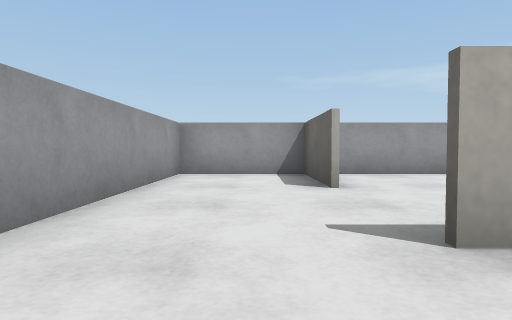
View 1 (above)

17 first-person views from a walk through a Webots world. The camera is 0.05 m above the floor, tilts 2° down and sees 75° across. The floor is counted in squares, 0.1 m on a side. Each view is taken from the middle of a square. On the plan, view 1 faces up. The plan holds only what a view shows up to about 9 squares ahead; the rest is blank. Robots are left out. Simple shapes and patterns stand in for the simulator's stock objects.

View 2
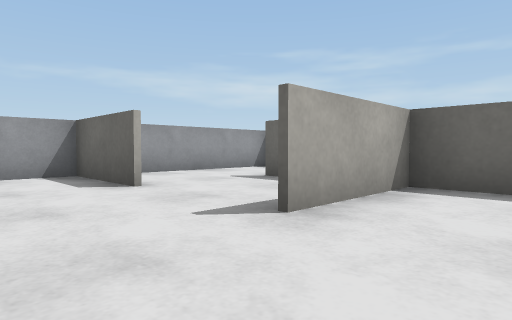

View 3
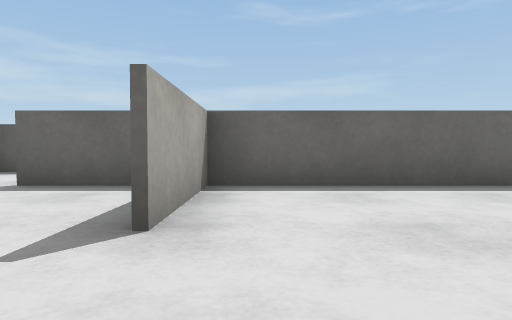

View 4
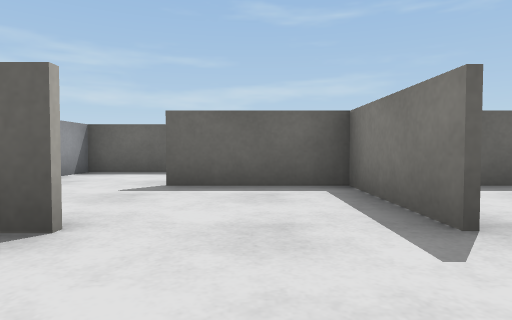

View 5
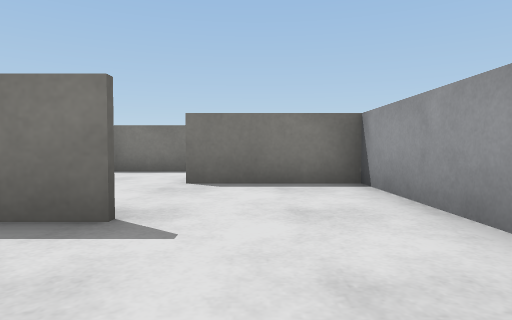

View 6
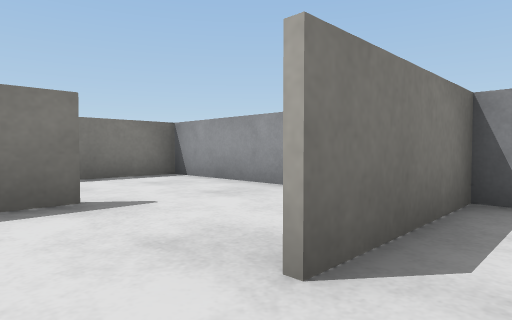

View 7
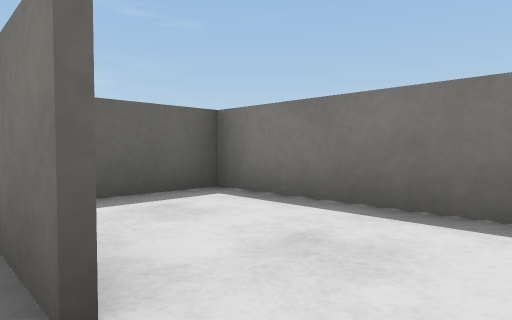

View 8
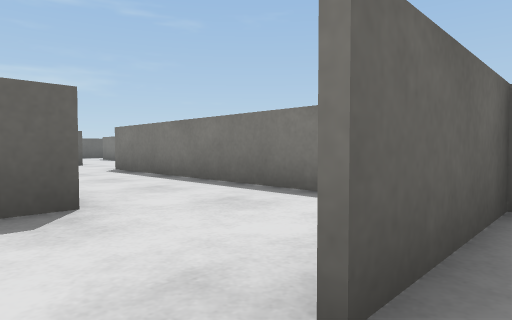

View 9
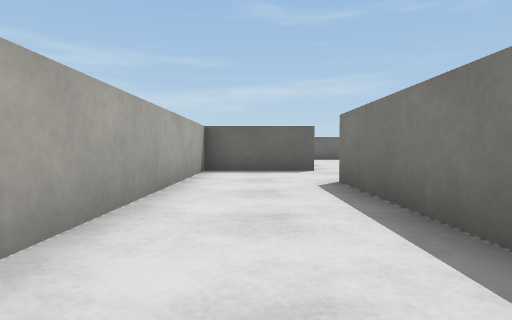

View 10
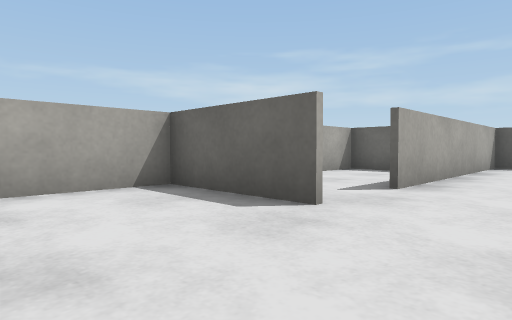

View 11
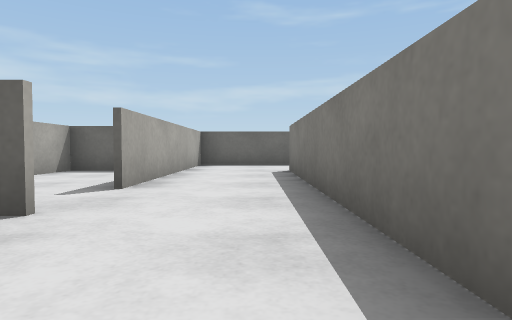

View 12
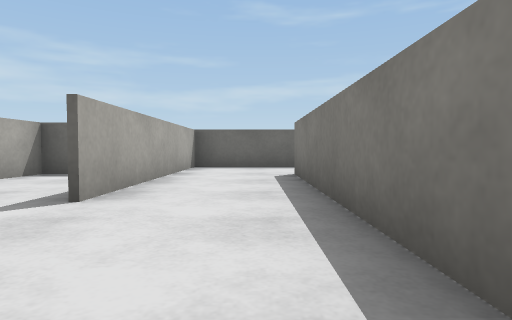

View 13
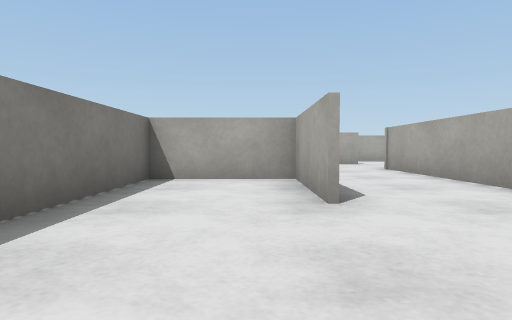

View 14
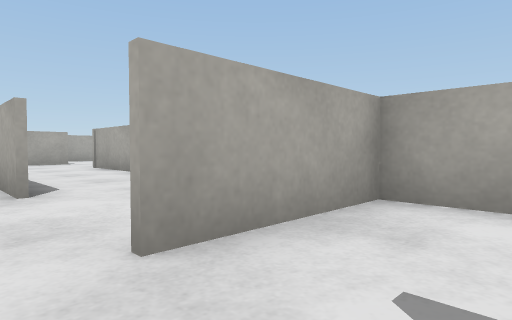

View 15
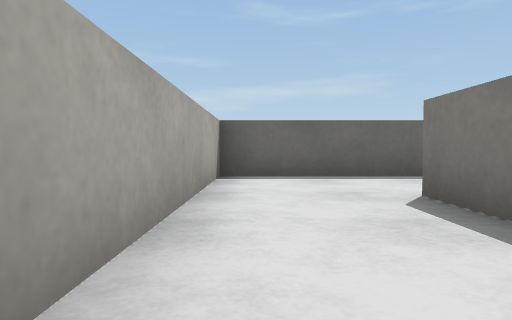

View 16
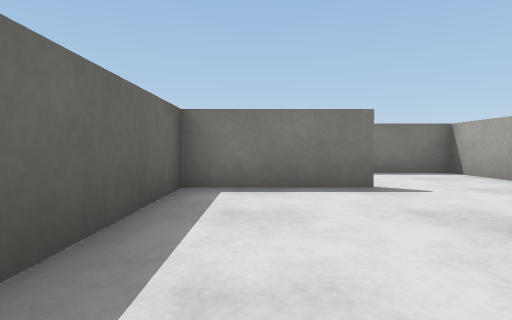

View 17
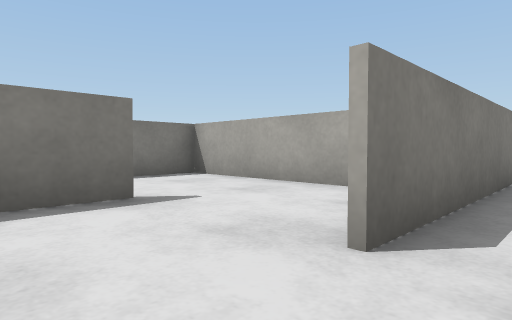

### Floor plan
Ten units are one square. View 1 is at (0, 0); x grows to the right and y downward. Boxes are objects, and circles mark ways between rooms. Rooms are numbered by the first view taken in them; rooms with no view inside come last. Other rooms are left out.
<svg viewBox="-20 -70 234 133">
<path fill="none" stroke="#000" d="M34 15 34 -20M-15 -14 -15 8 10 8M35 -16 10 -16M10 -41 10 -65 -15 -65 -15 -14M9 32 31 32M34 25 34 15M35 -65 16 -65M34 -20 34 -42M9 -17 35 -17M51 -17 110 -17M131 -41 59 -41M135 -16 135 -42M111 -16 86 -16 86 8 136 8M136 8 185 8M209 15 209 -16 150 -16M-15 29 -15 58 34 58 34 41M59 -41 59 -65 35 -65M146 -41 131 -41M136 -42 136 -16M185 -31 185 -41 171 -41M184 32 209 32 209 15M160 21 160 36"/>
<circle cx="-5" cy="-20" r="3" fill="#2a7"/>
<circle cx="15" cy="10" r="3" fill="#2a7"/>
<circle cx="10" cy="-35" r="3" fill="#2a7"/>
<circle cx="-5" cy="30" r="3" fill="#2a7"/>
<circle cx="30" cy="-55" r="3" fill="#2a7"/>
<circle cx="120" cy="-20" r="3" fill="#2a7"/>
<circle cx="45" cy="-40" r="3" fill="#2a7"/>
<circle cx="130" cy="-5" r="3" fill="#2a7"/>
<circle cx="145" cy="-20" r="3" fill="#2a7"/>
<circle cx="195" cy="10" r="3" fill="#2a7"/>
<text x="10" y="0">1</text>
<text x="-10" y="-40">2</text>
<text x="0" y="20">3</text>
<text x="20" y="-50">4</text>
<text x="80" y="-30">5</text>
<text x="110" y="-10">6</text>
<text x="170" y="0">7</text>
<text x="0" y="40">8</text>
<text x="40" y="-50">9</text>
<text x="150" y="-30">10</text>
<text x="180" y="20">11</text>
</svg>
Room 1 opens to room 2. Room 1 opens to room 3. Room 2 opens to room 4. Room 3 opens to room 8. Room 4 opens to room 9. Room 5 opens to room 6. Room 5 opens to room 9. Room 6 opens to room 7. Room 7 opens to room 10. Room 7 opens to room 11.

Where each view was taken, in squares from view 1:
view 1: 0 up, 0 right, facing up
view 2: 0 up, 1 left, facing up-right
view 3: 1 up, 1 left, facing right
view 4: 3 up, 1 left, facing right
view 5: 4 up, 0 right, facing down
view 6: 0 up, 2 right, facing down-left
view 7: 3 down, 0 right, facing down-right
view 8: 5 up, 3 right, facing down-right
view 9: 3 up, 6 right, facing right
view 10: 0 up, 11 right, facing up-right
view 11: 0 up, 11 right, facing right
view 12: 0 up, 12 right, facing right
view 13: 1 up, 14 right, facing left
view 14: 1 up, 15 right, facing up-left
view 15: 1 up, 15 right, facing right
view 16: 1 up, 20 right, facing down
view 17: 0 up, 20 right, facing down-left
